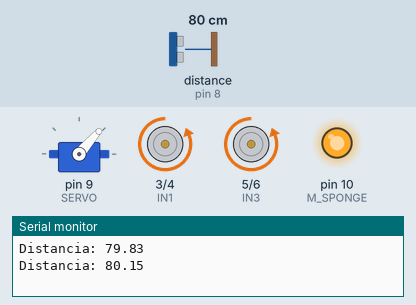
Bench run of a sketch on a simulated Arduino Uno, built with avr-gcc and run on an emulated ATmega328P. Shown: servo, motor-driver pin pairs drawn as motors (green arrow = first pin HIGH = forward, orange = second pin HIGH = backward, longer = more drive), output pins drawn as LEDs (lit = HIGH), the last lines printed to the serial monitor. Wiring (inferred from the names in the program): ultrasonic range finder: trigger pin 7; echo pin 8. The inputs (shaded band) are chosen by the test bench; at power-on: distance to the obstacle (sensor on pin 8) 80 cm. The echo pulse lasts 58.3 µs per cm; pins used as bus, display or sensor lines are not drawn.

Above: at 3.1 s.
3.2 s: distance to the obstacle (sensor on pin 8) set to 12 cm
At 3.61 s:
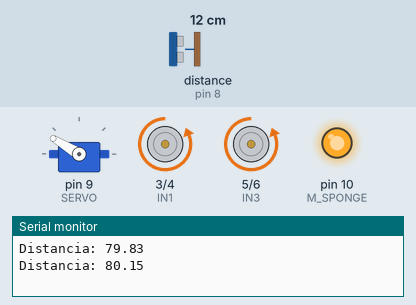
7.5 s: distance to the obstacle (sensor on pin 8) set to 9 cm
At 11.2 s:
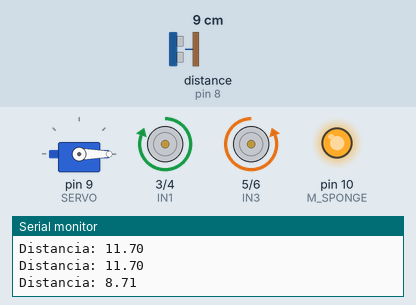
12.3 s: distance to the obstacle (sensor on pin 8) set to 18 cm
At 13.3 s:
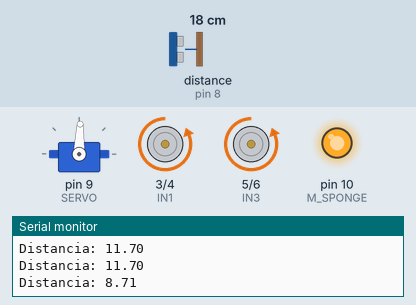
Timing chart, 0 to 71.4 s (numbered marks = the images above; inputs shaded):
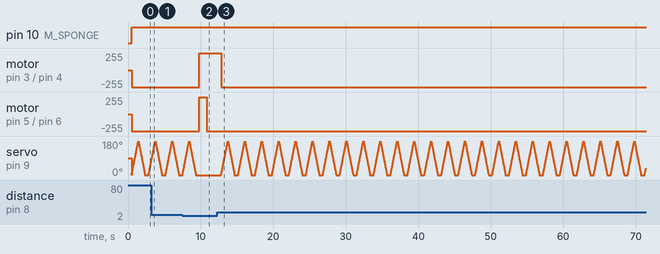

The sketch:

Main.ino
```cpp
#include <Servo.h>

#define IN1         3
#define IN2         4
#define IN3         5
#define IN4         6
#define TRIGGER     7
#define ECHO        8
#define SERVO       9
#define M_SPONGE    10

Servo servo;

bool forward[]  = {HIGH, LOW, HIGH, LOW};
bool reverse[]  = {LOW, HIGH, LOW, HIGH};
bool right[]    = {HIGH, LOW, LOW, HIGH};
bool left[]     = {LOW, HIGH, HIGH, LOW};
bool off[]      = {LOW, LOW, LOW, LOW};

void setup()
{
    pinMode(IN1, OUTPUT);
    pinMode(IN2, OUTPUT);
    pinMode(IN3, OUTPUT);
    pinMode(IN4, OUTPUT);
    pinMode(M_SPONGE, OUTPUT);

    pinMode(TRIGGER, OUTPUT);
    pinMode(ECHO, INPUT);

    servo.attach(SERVO);
    Serial.begin(9600);
}

float getDistance()
{
    float time, distance;

    // Lanzar señal
    digitalWrite(TRIGGER, LOW);
    delayMicroseconds(2);
    digitalWrite(TRIGGER, HIGH);
    delayMicroseconds(15);
    digitalWrite(TRIGGER, LOW);

    // Calculo de tiempo
    time = pulseIn(ECHO, HIGH);

    // Convirtiendo a distancia en cm
    distance = time / 58.2;

    return distance;
}

void moveServo()
{
    for (int i = 0; i < 180; ++i)
    {
        servo.write(i);
        delay(5);
    }
    for (int i = 180; i >= 0; --i)
    {
        servo.write(i);
        delay(5);
    }
}

void changeStatus(bool data[])
{
    digitalWrite(IN4, data[0]);
    digitalWrite(IN3, data[1]);
    digitalWrite(IN2, data[2]);
    digitalWrite(IN1, data[3]);
}

void loop()
{
    float newDistance = getDistance();

    delay(500);
    Serial.print("Distancia: ");
    Serial.println(newDistance);
    digitalWrite(M_SPONGE, HIGH);
    changeStatus(forward);

    if (newDistance <= 10)
    {
        changeStatus(reverse);
        delay(1000);
        changeStatus(right);
        delay(2000);
        changeStatus(forward);
    }
    moveServo();
}
```

Measured:
- the behaviour switches between 11 and 10 cm on distance to the obstacle (sensor on pin 8) (found by bisection; images 1 and 2)
- after the input at 7.5 s, motor on pin 3 (IN1) / pin 4 (IN2): backward 255/255 → forward 255/255 after 2.3 s; motor on pin 5 (IN3) / pin 6 (IN4): backward 255/255 → forward 255/255 after 2.3 s, → backward 255/255 1.0 s later; servo on pin 9 (SERVO): goes on until 9.3 s, then stays 0°
- after the input at 12.3 s, motor on pin 3 (IN1) / pin 4 (IN2): goes on until 12.8 s, then stays backward 255/255; motor on pin 5 (IN3) / pin 6 (IN4): stops changing and stays backward 255/255
